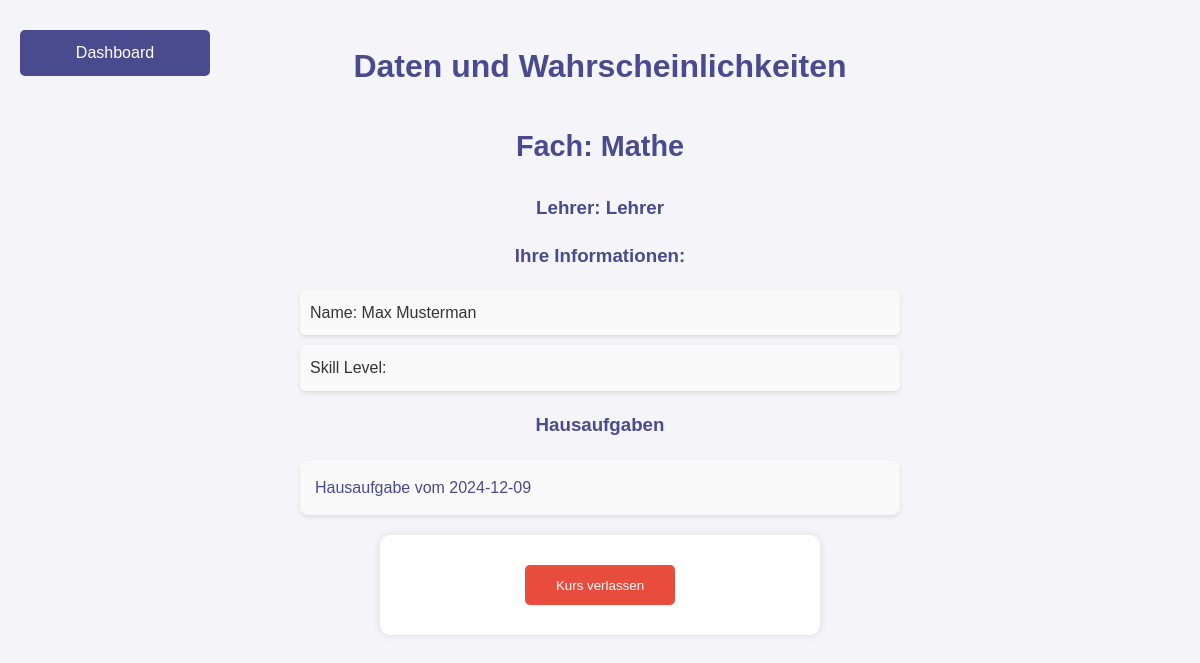
Page /class_details_student/4/3 (signed in) on the committed database.
### tables this page shows
CREATE TABLE "Classes" (
    id INTEGER PRIMARY KEY AUTOINCREMENT,
    class_name TEXT NOT NULL,
    subject TEXT NOT NULL,
    teacher_id INTEGER, grade_level INTEGER,
    FOREIGN KEY (teacher_id) REFERENCES Teachers (id)
);

CREATE TABLE Teachers (
    id INTEGER PRIMARY KEY AUTOINCREMENT,
    name TEXT NOT NULL,
    email TEXT UNIQUE NOT NULL,
    password TEXT NOT NULL
);

CREATE TABLE "Participants" (
    id INTEGER PRIMARY KEY AUTOINCREMENT,
    name TEXT NOT NULL,
    email TEXT UNIQUE NOT NULL,
    password TEXT NOT NULL,
    skill_level INTEGER DEFAULT 5 CHECK (skill_level BETWEEN 1 AND 10)
);

CREATE TABLE Homework (
    id INTEGER PRIMARY KEY AUTOINCREMENT,
    class_id INTEGER,
    description TEXT NOT NULL,
    date_created TIMESTAMP DEFAULT CURRENT_TIMESTAMP, title TEXT NOT NULL DEFAULT 'Untitled Homework',
    FOREIGN KEY (class_id) REFERENCES Classes(id)
);

### app.py (the view)
@app.route('/class_details_student/<int:class_id>/<int:student_id>')
def class_details_student(class_id, student_id):
    conn = get_db_connection()
    class_info = conn.execute(
        'SELECT Classes.id, Classes.class_name, Classes.subject, Teachers.name AS teacher_name '
        'FROM Classes '
        'JOIN Teachers ON Classes.teacher_id = Teachers.id '
        'WHERE Classes.id = ?', (class_id,)
    ).fetchone()
    student = conn.execute(
        '''
        SELECT Participants.name, Participants.email, ClassMembers.class_skill_level
        FROM Participants
        JOIN ClassMembers ON Participants.id = ClassMembers.student_id
        WHERE Participants.id = ? AND ClassMembers.class_id = ?
        ''', (student_id, class_id)
    ).fetchone()
    homework_list = conn.execute(
        '''
        SELECT
            Homework.id,
            Homework.title,
            Homework.date_created,
            CASE WHEN HomeworkResults.date_submitted IS NOT NULL THEN 'Erledigt' ELSE 'Offen' END AS status
        FROM Homework
        LEFT JOIN HomeworkResults ON Homework.id = HomeworkResults.homework_id AND HomeworkResults.student_id = ?
        WHERE Homework.class_id = ?
        ''',
        (student_id, class_id)
    ).fetchall()
    homework_results = conn.execute(
        '''
        SELECT
            HomeworkResults.correct_count,
            HomeworkResults.date_submitted,
            Homework.title
        FROM HomeworkResults
        JOIN Homework ON HomeworkResults.homework_id = Homework.id
        WHERE HomeworkResults.student_id = ? AND Homework.class_id = ?
        ORDER BY HomeworkResults.date_submitted ASC
        ''',
        (student_id, class_id)
    ).fetchall()
    dates = []
    for result in homework_results:
        try:
            date_submitted = datetime.strptime(result['date_submitted'], '%Y-%m-%d')
        except (ValueError, TypeError):
            date_submitted = result['date_submitted']
        dates.append(date_submitted.strftime('%Y-%m-%d'))
    titles = [result['title'] for result in homework_results]
    correct_counts = [result['correct_count'] for result in homework_results]
    mean_correct = round(sum(correct_counts) / len(correct_counts), 2) if correct_counts else 0
    conn.close()
    return render_template(
        'class_details_student.html',
        class_info=class_info,
        student=student,
        student_id=student_id,
        homework_list=homework_list,
        dates=dates,
        titles=titles,
        correct_counts=correct_counts,
        mean_correct=mean_correct
    )

### app.py (called while the page is built)
def get_db_connection():
    conn = sqlite3.connect('ahg/database.db')
    conn.row_factory = sqlite3.Row
    return conn

### templates/class_details_student.html (shortened to what this page needs)
<!DOCTYPE html>
<html lang="de">
<head>
    <link rel="stylesheet" href="{{ url_for('static', filename='styles.css') }}">
</head>
<body>
    <div class="top-buttons">
        <a href="/student_dashboard" class="button">Dashboard</a>
    </div>
    <h1>{{ class_info['class_name'] }}</h1>
    <h2>Fach: {{ class_info['subject'] }}</h2>
    <h3>Lehrer: {{ class_info['teacher_name'] }}</h3>
    <h3>Ihre Informationen:</h3>
    <ul class="info-list">
        <li>Name: {{ student['name'] }}</li>
        <li>Skill Level: {{ student['skill_level'] }}</li>
    </ul>
    <h3>Hausaufgaben</h3>
    <ul class="class-list">
        {% for homework in homework_list %}
            <li>
                <a href="/homework/{{ homework['id'] }}/{{ student_id }}">
                    Hausaufgabe vom {{ homework['date_created'] }}</a>
                </li>
        {% endfor %}
    </ul>
    <form action="/leave_class" method="post">
        <button type="submit" class="submit-button danger">Kurs verlassen</button>
    </form>
</body>
</html>

### static/styles.css (style rules this page uses)
body { font-family: 'Arial', sans-serif; background-color: #f4f4f9; color: #333; margin: 0; padding: 20px; line-height: 1.6; }
h1, h2, h3 { color: #4a4a8e; text-align: center; }
.button, button, .back-button { background-color: #4a4a8e; color: white; border: none; padding: 10px 20px; margin: 10px 0; border-radius: 5px; cursor: pointer; transition: background-color 0.3s ease; text-decoration: none; display: block; text-align: center; width: 150px; margin-left: auto; margin-right: auto; }
.top-buttons { position: absolute; top: 20px; left: 20px; display: flex; gap: 10px; }
ul.class-list, ul.student-list { list-style-type: none; padding: 0; max-width: 600px; margin: 20px auto; }
ul.class-list li, ul.student-list li { background-color: #f9f9f9; margin: 10px 0; padding: 15px; border-radius: 8px; box-shadow: 0 2px 4px rgba(0, 0, 0, 0.1); transition: transform 0.2s; }
form { background-color: #fff; padding: 20px; border-radius: 10px; box-shadow: 0 0 10px rgba(0, 0, 0, 0.1); max-width: 400px; margin: 20px auto; }
a { text-decoration: none; color: #4a4a8e; }
button[type="submit"] { background-color: #4a4a8e; color: white; border: none; height: 40px; margin: 0; padding: 10px 20px; border-radius: 5px; cursor: pointer; transition: background-color 0.3s ease; margin-left: 10px; }
.info-list { list-style-type: none; padding: 0; max-width: 600px; margin: 0 auto; text-align: left; }
.info-list li { background-color: #f9f9f9; margin: 10px 0; padding: 10px; border-radius: 5px; box-shadow: 0 2px 4px rgba(0, 0, 0, 0.1); }
form { background-color: #fff; padding: 20px; border-radius: 10px; box-shadow: 0 0 10px rgba(0, 0, 0, 0.1); max-width: 400px; margin: 20px auto; text-align: center; }
.submit-button, button[type="submit"] { background-color: #4a4a8e; color: white; border: none; padding: 10px 20px; border-radius: 5px; cursor: pointer; transition: background-color 0.3s ease; display: inline-block; text-align: center; margin: 10px 0; }
.submit-button.danger { background-color: #e74c3c; color: white; border: none; padding: 10px 20px; margin: 10px 0; border-radius: 5px; cursor: pointer; transition: background-color 0.3s ease; text-decoration: none; display: block; text-align: center; width: 150px; margin-left: auto; margin-right: auto; }
h2 { margin-top: 30px; font-size: 1.8em; color: #4a4a8e; text-align: center; }

### rows in the picture
Classes: class_name "Daten und Wahrscheinlichkeiten", subject "Mathe"
Teachers: teacher_name "Lehrer"
Participants: name "Max Musterman"
Homework: date_created "2024-12-09"
